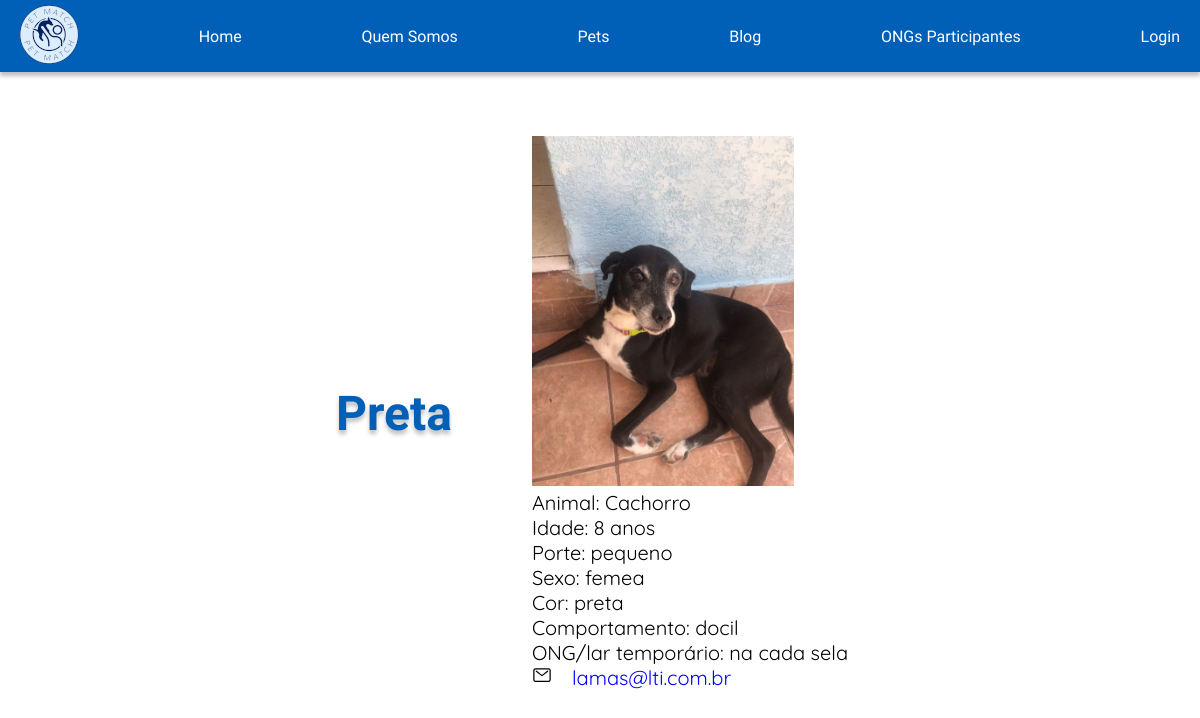
The page /detalhes_pet/3 on the database as committed earlier.
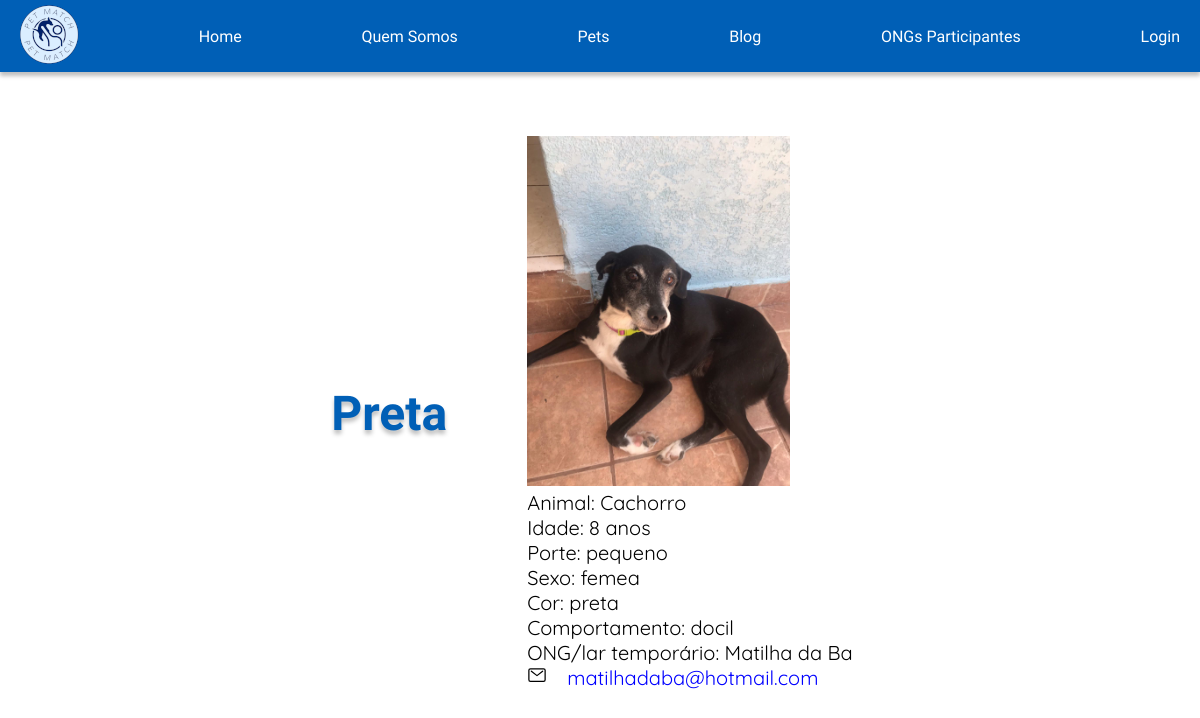
The same page on the database as committed later.
### petmatch/models.py (models this page shows, shortened)
class Pet(models.Model):
    animal = models.CharField(max_length=200)
    nome = models.CharField(max_length=200)
    data_nascimento = models.DateTimeField("data de nascimento")
    porte = models.CharField(max_length=10) # pequeno / medio / grande
    sexo = models.CharField(max_length=5) # femea / macho
    cor = models.CharField(max_length=200)
    localizacao = models.CharField(max_length=500)
    comportamento = models.CharField(max_length=500)
    email_contato = models.CharField(max_length=500, default="noreply@noreply.com.br")
    foto = models.ImageField(upload_to="photos/")
    def idade(self) -> int:
        return timezone.now().year - self.data_nascimento.year

### petmatch/views.py (the view)
# urls.py: path("detalhes_pet/<int:pet_id>", views.detalhes_pet, name="detalhes_pet"),
def detalhes_pet(request, pet_id):
    try:
        pet = Pet.objects.get(pk=pet_id)
    except Pet.DoesNotExist:
        raise Http404("Pet não encontrado")
    return render(request, "petmatch/detalhes_pet.html", {"pet": pet})

### templates/petmatch/detalhes_pet.html (shortened to what this page needs)
{% load static %}
<!DOCTYPE html>
<html lang="pt-BR">
    <head>
        <link rel="stylesheet" href="{% static 'styles\styles.css' %}">
    </head>
    <body>
        <main>
            <section id="home">
                <section class="cabecalho">
                    <nav class="cabecalho-menu">
                        <a class="cabecalho-logo" href="{% url 'index' %}">
                            <img src="{% static 'img/logo-menor.png' %}" alt="logo Petmatching" />
                        </a>
                        <a class="cabecalho-menu-item" href="{% url 'index' %}">Home</a>
                        <a class="cabecalho-menu-item" href="#quem_somos">Quem Somos</a>
                        <a class="cabecalho-menu-item" href="#pets">Pets</a>
                        <a class="cabecalho-menu-item" href="#blog">Blog</a>
                        <a class="cabecalho-menu-item" href="{% url 'lista_ong' %}">ONGs Participantes</a>
                        <a class="cabecalho-menu-item" href="/admin/login">Login</a>
                    </nav>
                </section>
                <section class="conteudo_inicial">
                    <h1>{{ pet.nome }}</h1>
                    <section class="pets_conteudo">
                        <div class="Estopa">
                            <img class="imagem_pet_home" src="{{ pet.foto.url }}" />
                            <ul>
                                <li>Animal: {{ pet.animal }}</li>
                                <li>Idade: {{ pet.idade }} anos</li>
                                <li>Porte: {{ pet.porte }}</li>
                                <li>Sexo: {{ pet.sexo }}</li>
                                <li>Cor: {{ pet.cor }}</li>
                                <li>Comportamento: {{ pet.comportamento }}</li>
                                <li>ONG/lar temporário: {{ pet.localizacao }}</li>
                                <li>
                                <ion-icon name="mail-outline"></ion-icon><a href="{{ pet.email_contato }}">{{ pet.email_contato }}</a>
                            </li>
                        </ul>
                    </div>
                </section>
            </section>
        </main>
    </body>
</html>

Rows that differ between the two databases and show on the page:
changed Pet "Preta": localizacao "na cada sela" → "Matilha da Ba"; email_contato "lamas@lti.com.br" → "matilhadaba@hotmail.com"
